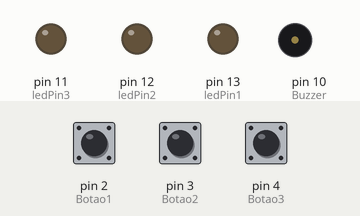
This sketch was run on a simulated Arduino Uno, built with avr-gcc and run on an emulated ATmega328P. On the bench: output pins drawn as LEDs (lit = HIGH), buzzer (waves = sounding). The test bench sets the inputs (shaded band); at power-on: pin 2 (Botao1) LOW, pin 3 (Botao2) LOW, pin 4 (Botao3) LOW.

Above: at 1.2 s.
1.3 s: pin 2 (Botao1) pulled HIGH for 0.15 s
At 1.9 s:
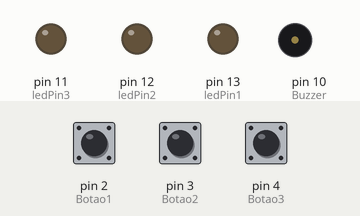
3.0 s: pin 3 (Botao2) pulled HIGH for 0.15 s
At 4.4 s:
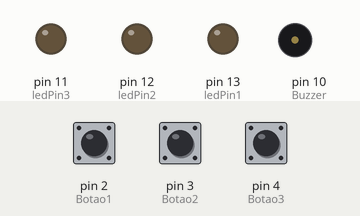
4.7 s: pin 4 (Botao3) pulled HIGH for 0.15 s
At 5.7 s:
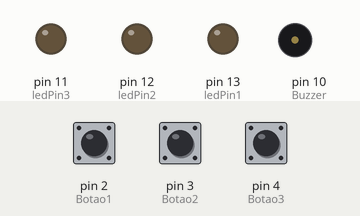
6.4 s: pin 2 (Botao1) pulled HIGH for 1 s
At 7.2 s:
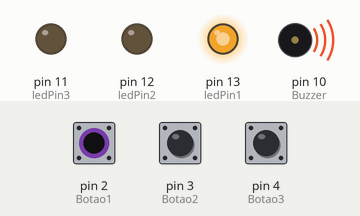
8.9 s: pin 2 (Botao1) pulled HIGH for 3.2 s
At 12.6 s:
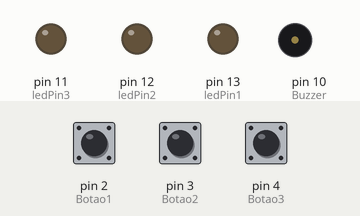
13.6 s: pin 3 (Botao2) pulled HIGH for 1 s
At 14.4 s:
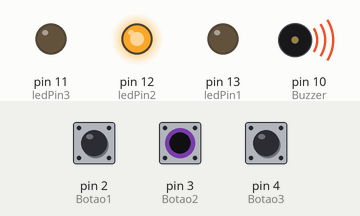
Timing chart, 0 to 16.6 s (numbered marks = the images above; inputs shaded):
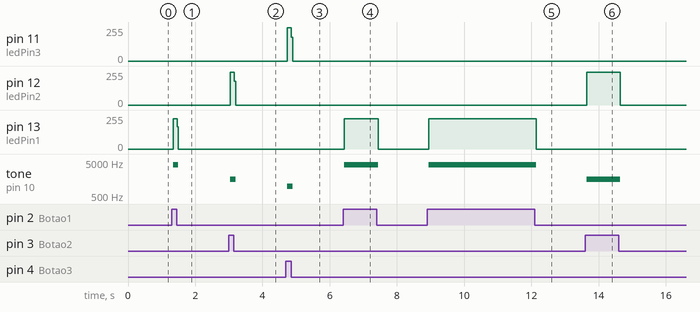

Measured:
- after the input at 1.3 s, pin 13 (ledPin1): 0/255 → 227/255 at once, → 0/255 0.12 s later; tone on pin 10 (Buzzer): silent → 4184 Hz at once, → silent 0.16 s later
- after the input at 3.0 s, pin 12 (ledPin2): 0/255 → 246/255 at once, → 0/255 0.12 s later; tone on pin 10 (Buzzer): silent → 1565 Hz at once, → silent 0.16 s later
- after the input at 4.7 s, pin 11 (ledPin3): 0/255 → 250/255 at once, → 0/255 0.12 s later; tone on pin 10 (Buzzer): silent → 961 Hz at once, → silent 0.16 s later
- after the input at 6.4 s, pin 13 (ledPin1): 0/255 → 227/255 at once, → 0/255 1.0 s later; tone on pin 10 (Buzzer): silent → 4184 Hz at once, → silent 1.0 s later
- after the input at 8.9 s, pin 13 (ledPin1): 0/255 → 227/255 at once, → 0/255 3.2 s later; tone on pin 10 (Buzzer): silent → 4184 Hz at once, → silent 3.2 s later
- after the input at 13.6 s, pin 12 (ledPin2): 0/255 → 246/255 at once, → 0/255 1.0 s later; tone on pin 10 (Buzzer): silent → 1565 Hz at once, → silent 1.0 s later

The sketch:

buzzer_led_botoes.ino
```cpp
/*
*Este projeto foi feito utilizando a apostila da Robocore.
*Função: Acente um led e emite um tom conforme o botão a ser precionado.
*/

const int ledPin1 = 13;
const int ledPin2 = 12;
const int ledPin3 = 11;

const int Botao1 = 2;
const int Botao2 = 3;
const int Botao3 = 4;

const int Buzzer = 10;

int EstadoBotao1 = 0;
int EstadoBotao2 = 0;
int EstadoBotao3 = 0;

int Tom = 0;

void setup(){
  pinMode(Buzzer,OUTPUT);

  pinMode(ledPin1,OUTPUT);
  pinMode(ledPin2,OUTPUT);
  pinMode(ledPin3,OUTPUT);

  pinMode(Botao1,INPUT);
  pinMode(Botao2,INPUT);
  pinMode(Botao3,INPUT);
}

void loop(){
  EstadoBotao1 = digitalRead(Botao1);
  EstadoBotao2 = digitalRead(Botao2);
  EstadoBotao3 = digitalRead(Botao3);

  if(EstadoBotao1 && !EstadoBotao2 && !EstadoBotao3){
    Tom = 100;
    digitalWrite(ledPin1, HIGH);
  }
  if(EstadoBotao2 && !EstadoBotao1 && !EstadoBotao3){
    Tom = 300;
    digitalWrite(ledPin2, HIGH);
  }

  if(EstadoBotao3 && !EstadoBotao2 && !EstadoBotao1){
    Tom = 500;
    digitalWrite(ledPin3, HIGH);
  }

  if(Tom > 0){
    digitalWrite(Buzzer, HIGH);
    delayMicroseconds(Tom);
    digitalWrite(Buzzer, LOW);
    delayMicroseconds(Tom);
    Tom = 0;

    digitalWrite(ledPin1, LOW);
    digitalWrite(ledPin2, LOW);
    digitalWrite(ledPin3, LOW);
  }
}
```
